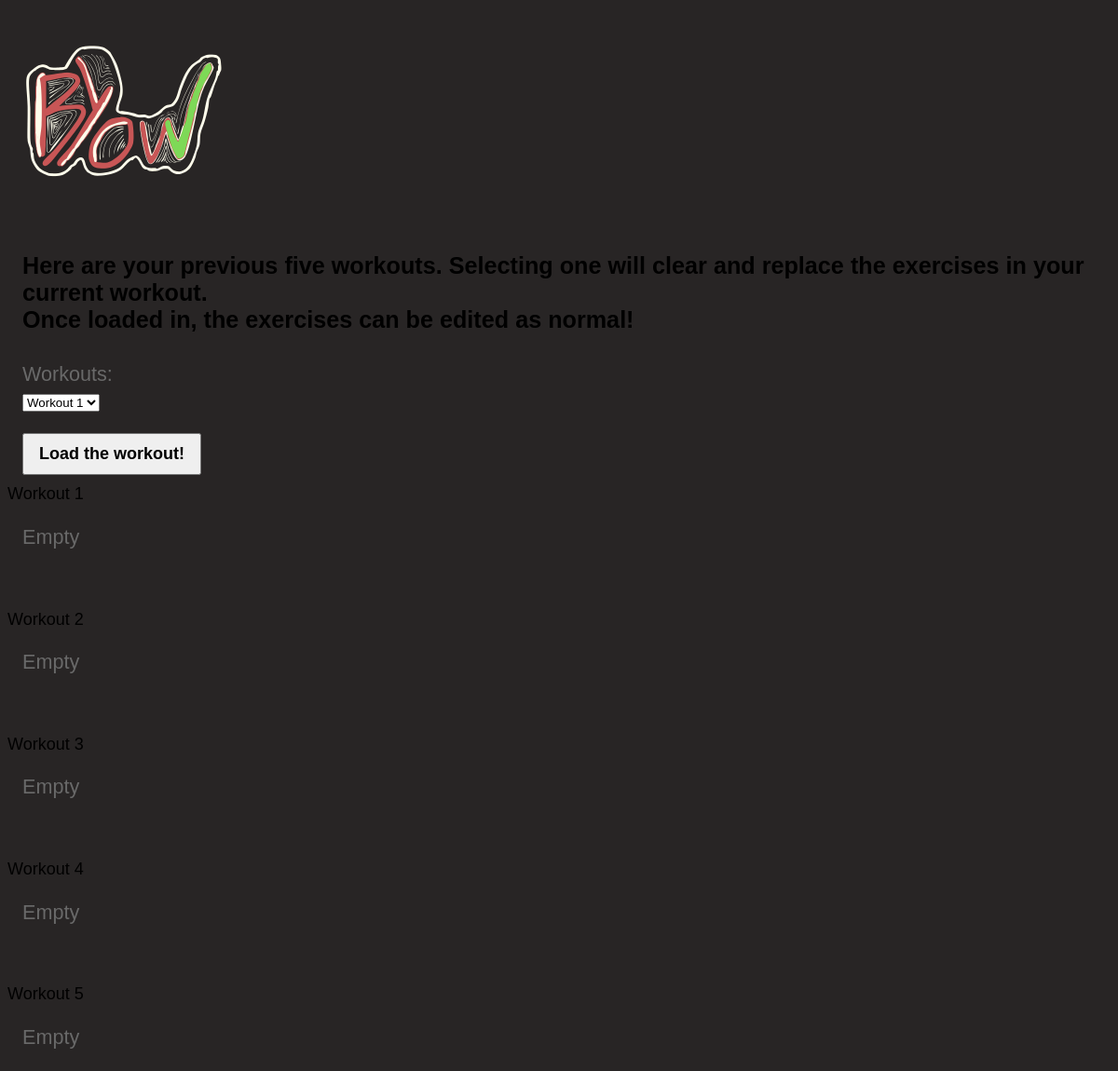
Before: /choose-prev with the older database file.
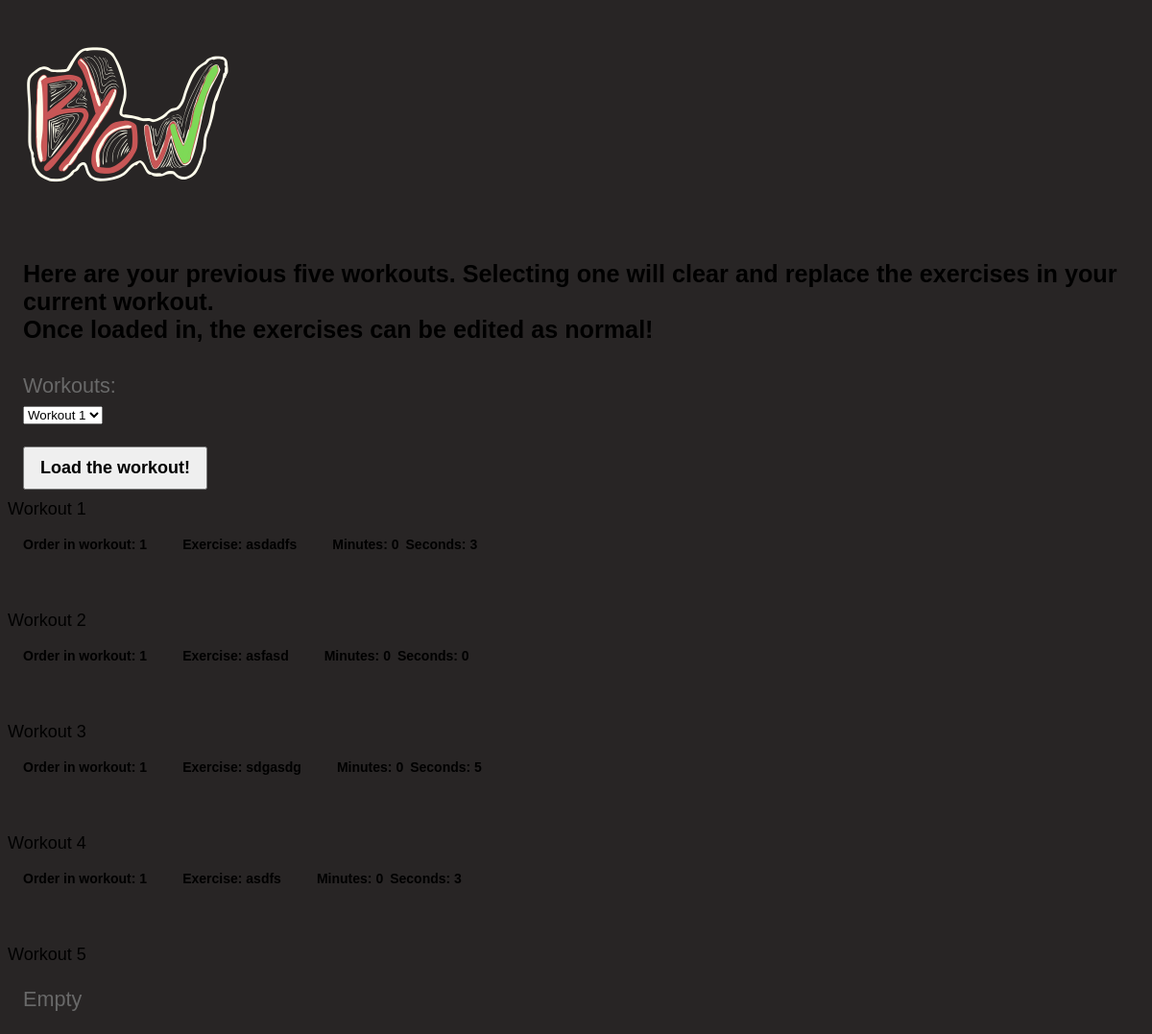
After: the same page with the newer database file.
### entries/models.py (models this page shows, shortened)
class ExistingEntry1(models.Model):
    id = models.BigAutoField(auto_created=True, primary_key=True, serialize=False, verbose_name='ID')
    exercise = models.CharField(max_length=200)
    order_in_workout = models.IntegerField(validators=[MinValueValidator(1), MaxValueValidator(1000)])
    seconds = models.CharField(max_length=30)
    minutes = models.CharField(max_length=30)

class ExistingEntry2(models.Model):
    id = models.BigAutoField(auto_created=True, primary_key=True, serialize=False, verbose_name='ID')
    exercise = models.CharField(max_length=200)
    order_in_workout = models.IntegerField(validators=[MinValueValidator(1), MaxValueValidator(1000)])
    seconds = models.CharField(max_length=30)
    minutes = models.CharField(max_length=30)

class ExistingEntry3(models.Model):
    id = models.BigAutoField(auto_created=True, primary_key=True, serialize=False, verbose_name='ID')
    exercise = models.CharField(max_length=200)
    order_in_workout = models.IntegerField(validators=[MinValueValidator(1), MaxValueValidator(1000)])
    seconds = models.CharField(max_length=30)
    minutes = models.CharField(max_length=30)

class ExistingEntry4(models.Model):
    id = models.BigAutoField(auto_created=True, primary_key=True, serialize=False, verbose_name='ID')
    exercise = models.CharField(max_length=200)
    order_in_workout = models.IntegerField(validators=[MinValueValidator(1), MaxValueValidator(1000)])
    seconds = models.CharField(max_length=30)
    minutes = models.CharField(max_length=30)

### entries/views.py (the view, shortened to what this page needs)
class ChooseWorkout(View):
    template_name = 'entries/choose_prev.html'
    def get(self, request, *args, **kwargs):
        entry_data = Entry.objects.all().order_by('order_in_workout')
        existing_entry1 = ExistingEntry1.objects.all().order_by('order_in_workout')
        existing_entry2 = ExistingEntry2.objects.all().order_by('order_in_workout')
        existing_entry3 = ExistingEntry3.objects.all().order_by('order_in_workout')
        existing_entry4 = ExistingEntry4.objects.all().order_by('order_in_workout')
        existing_entry5 = ExistingEntry5.objects.all().order_by('order_in_workout')
        form = ChoosePrevWorkout()
        context = {
            'entry_data': entry_data,
            'existing_entry1': existing_entry1,
            'existing_entry2': existing_entry2,
            'existing_entry3': existing_entry3,
            'existing_entry4': existing_entry4,
            'existing_entry5': existing_entry5,
            'form': form,
        }
        return render(request, self.template_name, context)

### entries/forms.py (shortened to what this page needs)
class ChoosePrevWorkout(forms.Form):
    workouts = forms.ChoiceField(choices=[("1", 'Workout 1'), ("2", 'Workout 2'), ("3", 'Workout 3'), ("4", 'Workout 4'), ("5", 'Workout 5')])

### entries/templates/entries/choose_prev.html (shortened to what this page needs)
{% extends "entries/base.html" %}
{% load static %}
{% block content %}
    <article>
        <h3>{{ "Here are your previous five workouts. Selecting one will clear and replace the exercises in your current workout. <br> Once loaded in, the exercises can be edited as normal!" }}</h3>
    </article>
    <head>
        <link rel="stylesheet" type="text/css" href="{% static 'css/choose_prev.css' %}">
    </head>
    <article>
        <form method="post">
            {{ form.as_p }}
            <button type="submit">Load the workout!</button>
        </form>
    </article>
    Workout 1
    {% for entry in existing_entry1 %}
         <article>
             <h3>
                    <span class="small-font">{{ "Order in workout: "}}{{ entry.order_in_workout }}</span>
           </h3>
                <h3>
                        <span class="small-font">{{ "Exercise: "}}{{ entry.exercise }}</span>
                </h3>
                <h3>
                        <span class="small-font">{{ "Minutes: " }}{{ entry.minutes }}</span>
                        <span class="small-font">{{ "Seconds: " }}{{ entry.seconds }}</span>
            </h3>
        </article>
    {% empty %}
        <p>Empty</p>
    {% endfor %}
    <br>
    <br>
    Workout 2
    {% for entry in existing_entry2 %}
         <article>
             <h3>
                    <span class="small-font">{{ "Order in workout: "}}{{ entry.order_in_workout }}</span>
           </h3>
                <h3>
                        <span class="small-font">{{ "Exercise: "}}{{ entry.exercise }}</span>
                </h3>
                <h3>
                        <span class="small-font">{{ "Minutes: " }}{{ entry.minutes }}</span>
                        <span class="small-font">{{ "Seconds: " }}{{ entry.seconds }}</span>
            </h3>
        </article>
    {% empty %}
        <p>Empty</p>
    {% endfor %}
    <br>
    <br>
    Workout 3
    {% for entry in existing_entry3 %}
         <article>
             <h3>
                    <span class="small-font">{{ "Order in workout: "}}{{ entry.order_in_workout }}</span>
           </h3>
                <h3>
                        <span class="small-font">{{ "Exercise: "}}{{ entry.exercise }}</span>
                </h3>
                <h3>
                        <span class="small-font">{{ "Minutes: " }}{{ entry.minutes }}</span>
                        <span class="small-font">{{ "Seconds: " }}{{ entry.seconds }}</span>
            </h3>
        </article>
    {% empty %}
        <p>Empty</p>
    {% endfor %}
    <br>
    <br>
    Workout 4
    {% for entry in existing_entry4 %}
         <article>
             <h3>
                    <span class="small-font">{{ "Order in workout: "}}{{ entry.order_in_workout }}</span>
           </h3>
                <h3>
                        <span class="small-font">{{ "Exercise: "}}{{ entry.exercise }}</span>
                </h3>
                <h3>
                        <span class="small-font">{{ "Minutes: " }}{{ entry.minutes }}</span>
                        <span class="small-font">{{ "Seconds: " }}{{ entry.seconds }}</span>
            </h3>
        </article>
    {% empty %}
        <p>Empty</p>
    {% endfor %}
    <br>
    <br>
    Workout 5
    {% for entry in existing_entry5 %}
         <article>
             <h3>
                    <span class="small-font">{{ "Order in workout: "}}{{ entry.order_in_workout }}</span>
                </a>
           </h3>
                <h3>
                        <span class="small-font">{{ "Exercise: "}}{{ entry.exercise }}</span>
                    </a>
                </h3>
                <h3>
                    <style>
                        .time-values {
                            margin-right: 5px;
                        }
                    </style>
                        <span class="small-font">{{ "Minutes: " }}{{ entry.minutes }}</span>
                        <span class="small-font">{{ "Seconds: " }}{{ entry.seconds }}</span>
                    </a>
            </h3>
        </article>
    {% empty %}
        <p>Empty</p>
    {% endfor %}
{% endblock %}

Changed rows visible on the page:
added ExistingEntry1: value "Order in workout:", order_in_workout "1", value "Exercise:", exercise "asdadfs", value "Minutes:", minutes "0", value "Seconds:", seconds "3"
added ExistingEntry2: value "Order in workout:", order_in_workout "1", value "Exercise:", exercise "asfasd", value "Minutes:", minutes "0", value "Seconds:", seconds "0"
added ExistingEntry3: value "Order in workout:", order_in_workout "1", value "Exercise:", exercise "sdgasdg", value "Minutes:", minutes "0", value "Seconds:", seconds "5"
added ExistingEntry4: value "Order in workout:", order_in_workout "1", value "Exercise:", exercise "asdfs", value "Minutes:", minutes "0", value "Seconds:", seconds "3"
Other visible differences:
text no longer shown: "Empty Empty Empty Empty"
